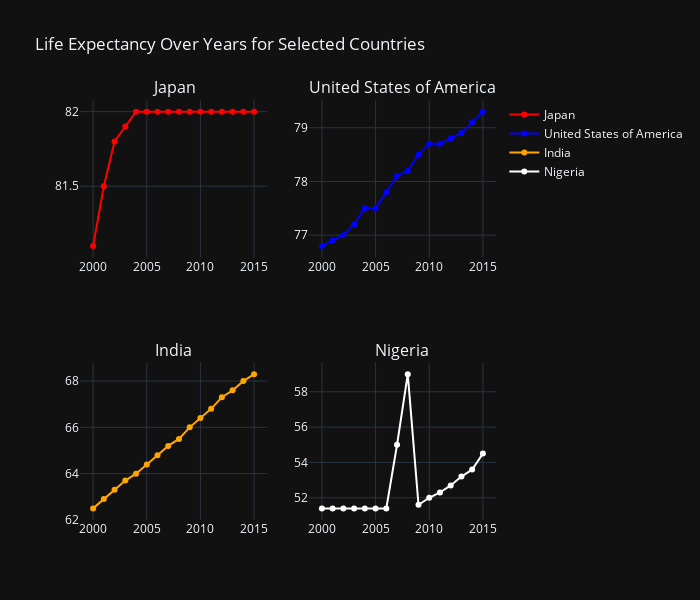

Here is the notebook cell this chart was saved with:
### Code cell
# Define the countries for comparison
developed_countries = ['Japan', 'United States of America']
developing_countries = ['India', 'Nigeria']

# Filtering the cleaned DataFrame for these countries
filtered_df = cleaned_df[cleaned_df['Country'].isin(developed_countries + developing_countries)]

# Creating a subplot with 2 rows and 2 columns
fig = sp.make_subplots(rows=2, cols=2, subplot_titles=developed_countries + developing_countries)

# Defining colors for each country
colors = ['red', 'blue', 'orange', 'white']
country_labels = developed_countries + developing_countries

# Adding a line plot for each country with specific colors and both lines and markers
for i, country in enumerate(country_labels):
    country_data = filtered_df[filtered_df['Country'] == country]
    
    fig.add_trace(
        go.Scatter(
            x=country_data['Year'],
            y=country_data['Life expectancy '],
            mode='lines+markers',
            line=dict(color=colors[i]),
            name=country
        ),
        row=i // 2 + 1, 
        col=i % 2 + 1
    )

# Updating layout parameters
fig.update_layout(
    height=600, 
    width=700, 
    title_text='Life Expectancy Over Years for Selected Countries',
    template='plotly_dark',
    showlegend=True,
)

# Show the plot
fig.show()

### Figure 1 — Plotly figure (JSON) as saved in the notebook; plotly's stock layout.template omitted (floating-point values rounded to 4 significant figures)
{"data": [{"line": {"color": "red"}, "mode": "lines+markers", "name": "Japan", "x": [2015, 2014, 2013, 2012, 2011, 2010, 2009, 2008, 2007, 2006, 2005, 2004, 2003, 2002, 2001, 2000], "y": [82, 82, 82, 82, 82, 82, 82, 82, 82, 82, 82, 82, 81.9, 81.8, 81.5, 81.1], "type": "scatter", "xaxis": "x", "yaxis": "y"}, {"line": {"color": "blue"}, "mode": "lines+markers", "name": "United States of America", "x": [2015, 2014, 2013, 2012, 2011, 2010, 2009, 2008, 2007, 2006, 2005, 2004, 2003, 2002, 2001, 2000], "y": [79.3, 79.1, 78.9, 78.8, 78.7, 78.7, 78.5, 78.2, 78.1, 77.8, 77.5, 77.5, 77.2, 77, 76.9, 76.8], "type": "scatter", "xaxis": "x2", "yaxis": "y2"}, {"line": {"color": "orange"}, "mode": "lines+markers", "name": "India", "x": [2015, 2014, 2013, 2012, 2011, 2010, 2009, 2008, 2007, 2006, 2005, 2004, 2003, 2002, 2001, 2000], "y": [68.3, 68, 67.6, 67.3, 66.8, 66.4, 66, 65.5, 65.2, 64.8, 64.4, 64, 63.7, 63.3, 62.9, 62.5], "type": "scatter", "xaxis": "x3", "yaxis": "y3"}, {"line": {"color": "white"}, "mode": "lines+markers", "name": "Nigeria", "x": [2015, 2014, 2013, 2012, 2011, 2010, 2009, 2008, 2007, 2006, 2005, 2004, 2003, 2002, 2001, 2000], "y": [54.5, 53.6, 53.2, 52.7, 52.3, 52, 51.6, 59, 55, 51.4, 51.4, 51.4, 51.4, 51.4, 51.4, 51.4], "type": "scatter", "xaxis": "x4", "yaxis": "y4"}], "layout": {"xaxis": {"anchor": "y", "domain": [0, 0.45], "type": "linear", "range": [1999.0, 2016.0], "autorange": true}, "yaxis": {"anchor": "x", "domain": [0.625, 1], "type": "linear", "range": [81.02, 82.08], "autorange": true}, "xaxis2": {"anchor": "y2", "domain": [0.55, 1], "type": "linear", "range": [1999.0, 2016.0], "autorange": true}, "yaxis2": {"anchor": "x2", "domain": [0.625, 1], "type": "linear", "range": [76.58, 79.52], "autorange": true}, "xaxis3": {"anchor": "y3", "domain": [0, 0.45], "type": "linear", "range": [1999.0, 2016.0], "autorange": true}, "yaxis3": {"anchor": "x3", "domain": [0, 0.375], "type": "linear", "range": [62.0, 68.8], "autorange": true}, "xaxis4": {"anchor": "y4", "domain": [0.55, 1], "type": "linear", "range": [1999.0, 2016.0], "autorange": true}, "yaxis4": {"anchor": "x4", "domain": [0, 0.375], "type": "linear", "range": [50.74, 59.66], "autorange": true}, "annotations": [{"font": {"size": 16}, "showarrow": false, "text": "Japan", "x": 0.225, "xanchor": "center", "xref": "paper", "y": 1, "yanchor": "bottom", "yref": "paper"}, {"font": {"size": 16}, "showarrow": false, "text": "United States of America", "x": 0.775, "xanchor": "center", "xref": "paper", "y": 1, "yanchor": "bottom", "yref": "paper"}, {"font": {"size": 16}, "showarrow": false, "text": "India", "x": 0.225, "xanchor": "center", "xref": "paper", "y": 0.375, "yanchor": "bottom", "yref": "paper"}, {"font": {"size": 16}, "showarrow": false, "text": "Nigeria", "x": 0.775, "xanchor": "center", "xref": "paper", "y": 0.375, "yanchor": "bottom", "yref": "paper"}], "title": {"text": "Life Expectancy Over Years for Selected Countries"}, "height": 600, "width": 700, "showlegend": true}}
